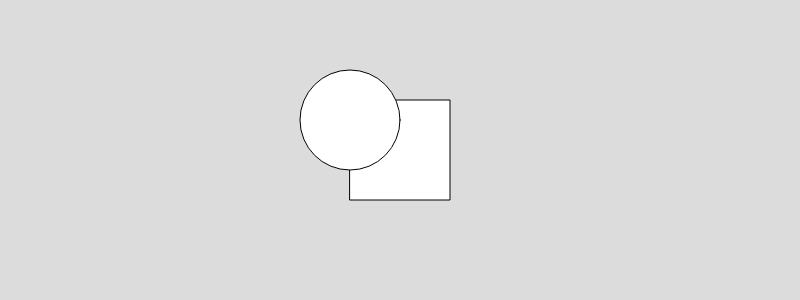
Frame 1 (no input)
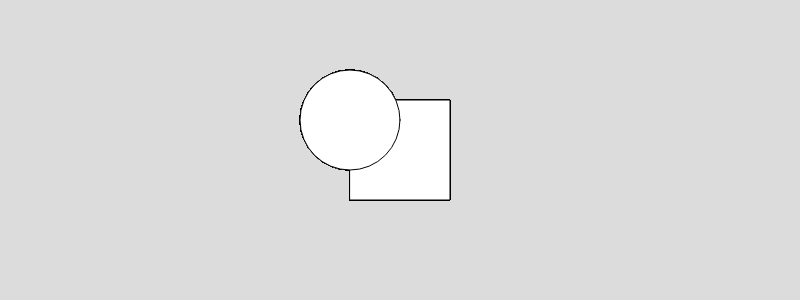
Frame 60 (no input)
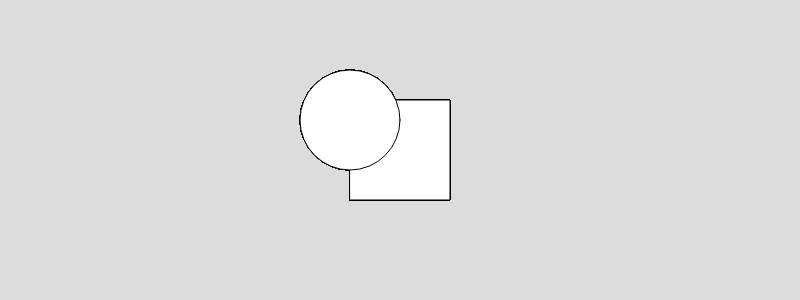
Frame 120 (the mouse pressed at the canvas centre since frame 60)

The p5.js sketch that drew these frames (run headless with seeded random() and noise() and a simulated clock; from frame 60 on, the mouse is pressed at the canvas centre):

// p5.js sketch
// ── sketch.js
setup = () => {
  createCanvas(800, 300)
  background(220, 220, 220)
  rectMode(CENTER)
}

draw = () => {
  rect(400, 150, 100, 100)
  ellipse(350, 120, 100, 100)
}
